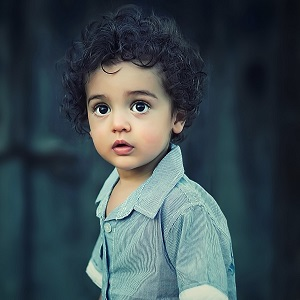
#> input picture filter/input.jpg, 300 x 300 px, found by its file name
$ python basicscv.py
#> lines starting #> are read from the running program, lines starting #| are printed output that depends on the picture
import cv2
from cv2 import MORPH_ELLIPSE
from cv2 import MORPH_RECT
import numpy as np
from matplotlib import pyplot as plt


'''the imread() function in opencv reads the image in the BGR format i.e,reverse of RGB'''

img=cv2.imread("programingfiles/filter/input.jpg")
#> img is the input picture: shape (300, 300, 3); mean B, G, R 80.9, 75.4, 60.6
grayimg1=cv2.cvtColor(img,cv2.COLOR_BGR2GRAY)
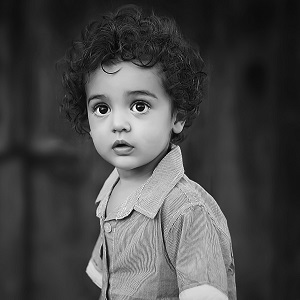
#> grayimg1: shape (300, 300); min 1, max 255, mean 71.6


''' matrix representation of the image
each matrix line or the array has the bgr value of the pixel '''

print(img[0][0])
#| [28 19 10]

'''  width,height of the image , total number of pixel '''

print("width:",img.shape[0])
#| width: 300
print("height:",img.shape[1])
#| height: 300
print("Total number of pixels:",img.shape[0]*img.shape[1])
#| Total number of pixels: 90000

'''different color scales of the image , the basic color scheme that everyone familiar is the RGB format the RED GREEN BLUE ,
the 3rd elemnt in the shape decides the number of color channel of the image
 there are other color channels in an image that ca be represented or converted into some color channels are '''

print("Width,Height,Color Channels",img.shape)
#| Width,Height,Color Channels (300, 300, 3)
cv2.imshow("Grayscale image",grayimg1)

'''Grayscale image is an single channel image and converting the image back to 3 channel image is simple,
similar to conversion of the grayscale image'''

print("The Color Channel of the Grayscale image",grayimg1.shape)
#| The Color Channel of the Grayscale image (300, 300)
grayimg1=cv2.cvtColor(grayimg1,cv2.COLOR_GRAY2BGR)
#> grayimg1: shape (300, 300, 3)
print("The Changed color channel of grayscale image",grayimg1.shape)
#| The Changed color channel of grayscale image (300, 300, 3)


# cv2.imshow("Hue Saturation Value",cv2.cvtColor(img,cv2.COLOR_BGR2HSV))
# cv2.imshow("Lightness channel A and channel B",cv2.cvtColor(img,cv2.COLOR_BGR2LAB))
'''Three different Color channel of the Rgb image is shown below ,the splitted color channel can also be merged back into 3 color channels'''
B,G,R=cv2.split(img)
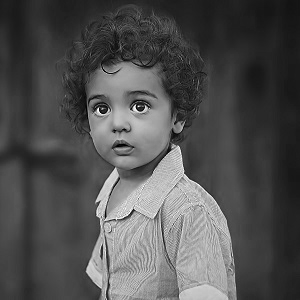
#> B: shape (300, 300); min 0, max 255, mean 80.9
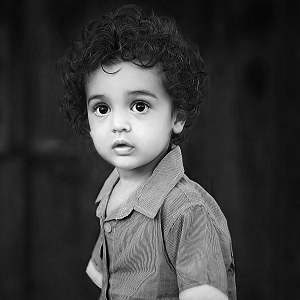
#> R: shape (300, 300); min 0, max 255, mean 60.6

# cv2.imshow("Blue",B)
# cv2.imshow("Green",G)
# cv2.imshow("Red",R)


merged=cv2.merge([B,G,R])
#cv2.imshow("merged",merged)
'''
graphical representation of the image .
since the each pixel value is read inthe BGR format the BGR pixel value is converted to RGB'''


# [11 lines of commented-out code are left out]

''' scaling of image.
by mentioning the desired pixel lengths
or by mentioning the desired multiple of the x axis and y axis'''

img2=cv2.resize(img,(640,480))
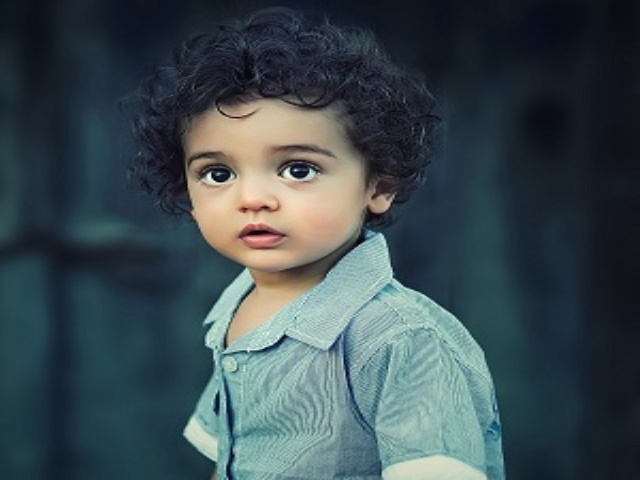
#> img2: shape (480, 640, 3); mean B, G, R 80.8, 75.3, 60.5
img3=cv2.resize(img,(0,0),fx=1.5,fy=1.5)
# cv2.imshow("resized image",img2)
# cv2.imshow("resized image 2",img3)
print("Total number of pixels of resized image:",img3.shape[0]*img3.shape[1])
#| Total number of pixels of resized image: 202500


''' Translation of image ,Translation of image is done using the Transformation matrix which is a
2*3 matrtix that helps to transform the image with respect to the image that is given as input.
first we will create a transformation matrix,then with respect to the transformation matrix we will translate the
image.'''

transmat=np.float32([[1,0,100],[0,1,100]])
transimage=cv2.warpAffine(img,transmat,(img.shape[1],img.shape[0]))
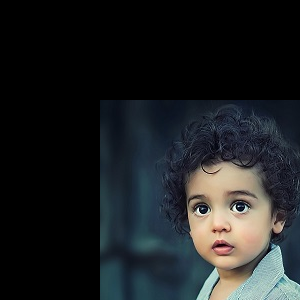
#> transimage: shape (300, 300, 3); mean B, G, R 34.8, 33.3, 30.7
transimage2=cv2.warpAffine(img3,transmat,(img3.shape[1],img3.shape[0]))
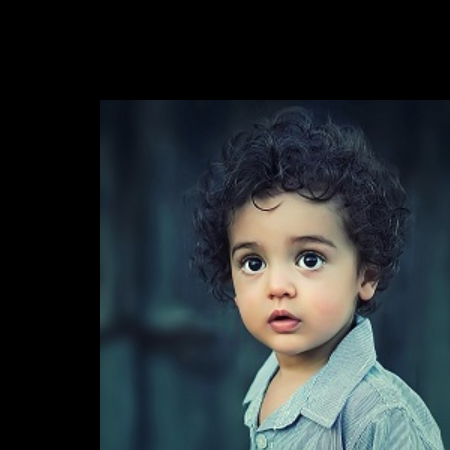
#> transimage2: shape (450, 450, 3); mean B, G, R 50.1, 47.5, 40.9
# cv2.imshow("translated image",transimage)
# cv2.imshow("resized and translated image",transimage2)

''' Rotation of Image . similar to translation of image the transformation matrix for rotation is also calculated
and with respect to the rotation matrix the image is warped to rotate. As we made the transformation matrix for translation
on our own the rotation matrix will be returned by getRotationMatrix2D() where center,angle,scale is passed as input. here also
2*3 matrix will be returned the matrtix will be vector multiplied by [[cosB -sinB 0],[sinB cosB,0]]'''
#> (the run stopped early here; a loop or call above may not have finished)

$ run again, with filter/2.jpg copied over filter/input.jpg
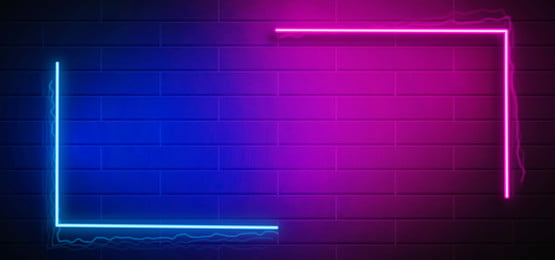
#> input picture filter/2.jpg, 555 x 260 px, found by its file name
#> img is the input picture: shape (260, 555, 3); mean B, G, R 116.9, 17.5, 67.8
#| [11  8  4]
#| width: 260
#| height: 555
#| Total number of pixels: 144300
#| Width,Height,Color Channels (260, 555, 3)
#| The Color Channel of the Grayscale image (260, 555)
#| The Changed color channel of grayscale image (260, 555, 3)
#| Total number of pixels of resized image: 324480
#> `transimage=cv2.warpAffine(img,transmat,(img.shape[1],img.shape[0]))`:
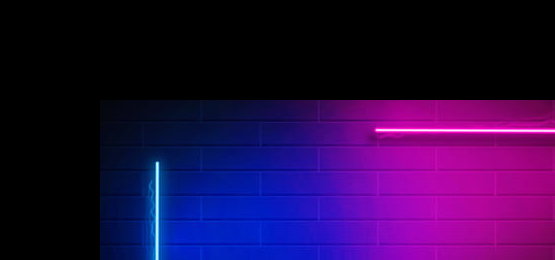
#> transimage: shape (260, 555, 3); mean B, G, R 69.2, 8.2, 40.2
#> `transimage2=cv2.warpAffine(img3,transmat,(img3.shape[1],img3.shape[0]))`:
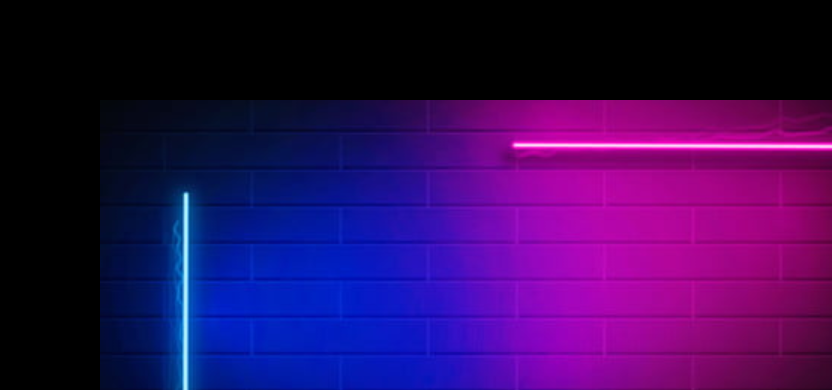
#> transimage2: shape (390, 832, 3); mean B, G, R 88.7, 10.4, 51.5

$ run again, with filter/4faces.jpg copied over filter/input.jpg
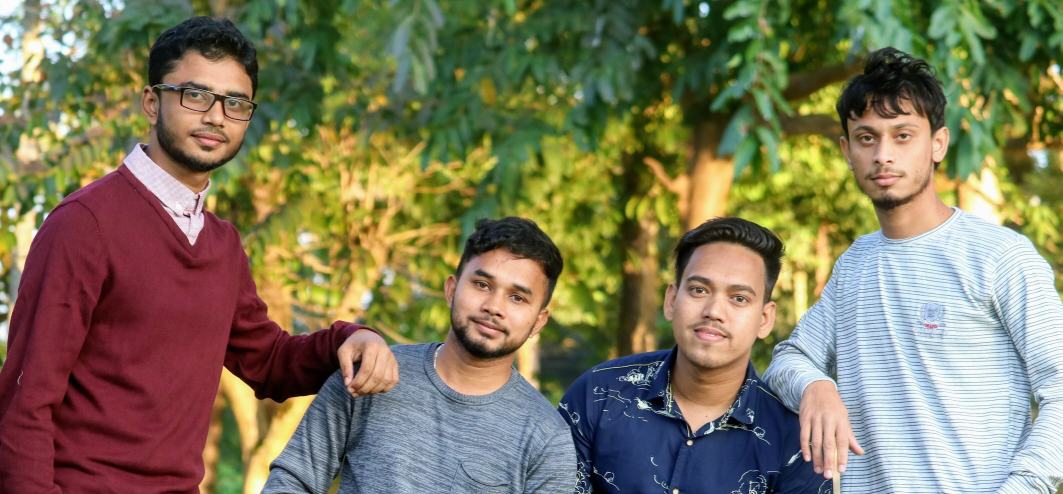
#> input picture filter/4faces.jpg, 3187 x 1482 px, found by its file name (shown at 1/3 size)
#> img is the input picture: shape (1482, 3187, 3); mean B, G, R 91.5, 119.7, 125.6
#| [251 251 251]
#| width: 1482
#| height: 3187
#| Total number of pixels: 4723134
#| Width,Height,Color Channels (1482, 3187, 3)
#| The Color Channel of the Grayscale image (1482, 3187)
#| The Changed color channel of grayscale image (1482, 3187, 3)
#| Total number of pixels of resized image: 10625940
#> `transimage=cv2.warpAffine(img,transmat,(img.shape[1],img.shape[0]))`:
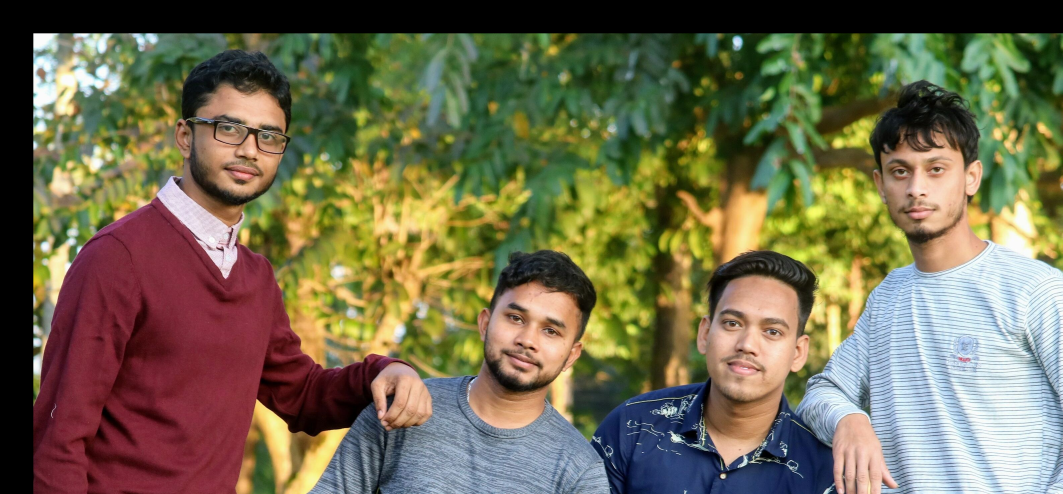
#> transimage: shape (1482, 3187, 3) (shown at 1/3 size); mean B, G, R 79.2, 107.2, 113.3
#> `transimage2=cv2.warpAffine(img3,transmat,(img3.shape[1],img3.shape[0]))`:
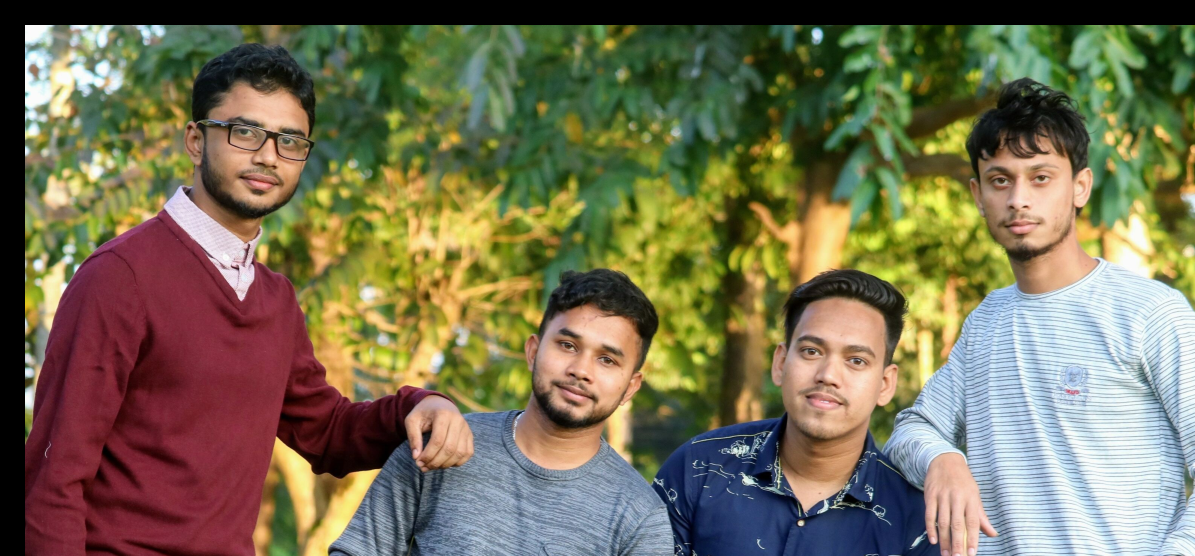
#> transimage2: shape (2223, 4780, 3) (shown at 1/4 size); mean B, G, R 83.2, 111.2, 117.2
